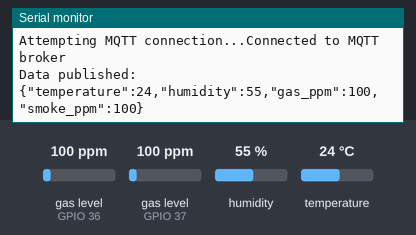
The sketch below on a simulated ESP32. Parts: the last lines printed to the serial monitor. Inputs (shaded band) come from the test bench; at power-on: gas level (sensors on GPIO 36, GPIO 37) 100 ppm, humidity 55 %, temperature 24 °C. WiFi joins after 1.5 s; servers stay silent unless stated; no MQTT or app messages arrive unless stated.

Above: at 3.2 s.
3.3 s: gas level (sensor on GPIO 36) set to 20 ppm
At 7.5 s:
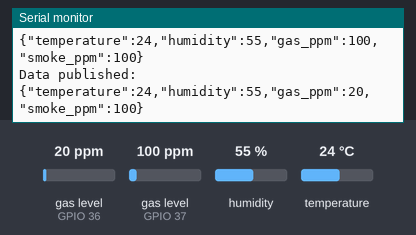
8.9 s: gas level (sensor on GPIO 37) set to 20 ppm
At 12.8 s:
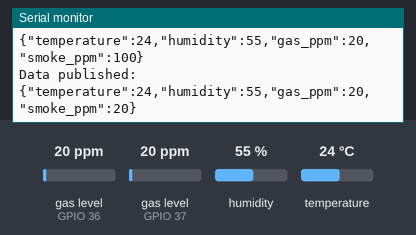
14.5 s: humidity set to 22 %
At 18.1 s:
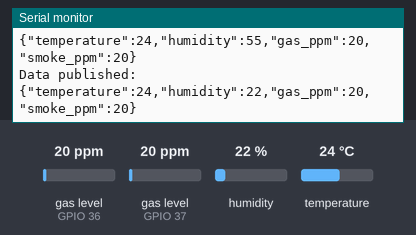
20.1 s: temperature set to 12 °C
At 23.4 s:
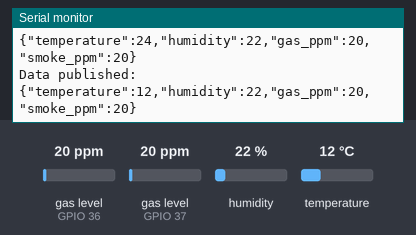
25.7 s: gas level (sensor on GPIO 36) set to 250 ppm
At 27.5 s:
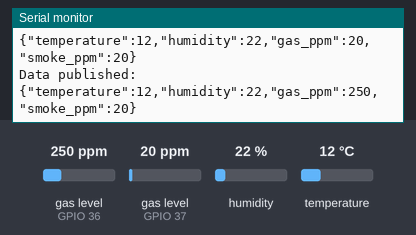
31.3 s: gas level (sensor on GPIO 37) set to 250 ppm
At 32.8 s:
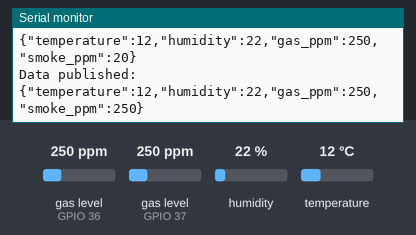
Timing chart, 0 to 34.3 s (numbered marks = the images above; inputs shaded):
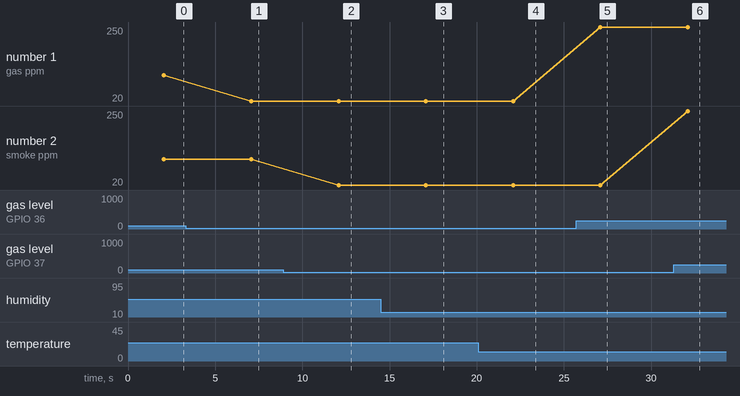

Measured:
- after the input at 3.3 s, the serial monitor: prints a new line after 3.8 s (image 1)
- after the input at 8.9 s, the serial monitor: prints a new line after 3.2 s (image 2)
- after the input at 14.5 s, the serial monitor: prints a new line after 2.6 s (image 3)
- after the input at 20.1 s, the serial monitor: prints a new line after 2.0 s (image 4)
- after the input at 25.7 s, the serial monitor: prints a new line after 1.4 s (image 5)
- after the input at 31.3 s, the serial monitor: prints a new line after 0.81 s (image 6)
- plotted number 1: 100 → 20 after the input at 3.3 s, 20 → 250 after the input at 25.7 s

The sketch:

sketch.ino
```cpp
#include <WiFi.h>
#include <PubSubClient.h>
#include <DHT.h>
#include <MQUnifiedsensor.h>
#include <ArduinoJson.h>

// Wi-Fi конфігурація
const char* ssid = "Wokwi-GUEST";
const char* password = "";

// MQTT конфігурація
const char* mqtt_server = "broker.hivemq.com";
const int mqtt_port = 8883;
const char* mqtt_topic = "iot/data";

// Налаштування сенсорів
#define DHTPIN 23        // Пін для DHT22
#define DHTTYPE DHT22    // Тип сенсора DHT
DHT dht(DHTPIN, DHTTYPE);

#define MQ2PIN A0        // Пін для MQ-2
#define MQ135PIN A1      // Пін для MQ-135
#define Board "ESP32"
#define Voltage_Resolution 3.3
#define ADC_Bit_Resolution 12

MQUnifiedsensor mq2(Board, Voltage_Resolution, ADC_Bit_Resolution, MQ2PIN, "MQ-2");
MQUnifiedsensor mq135(Board, Voltage_Resolution, ADC_Bit_Resolution, MQ135PIN, "MQ-135");

WiFiClient espClient;
PubSubClient client(espClient);

void setup() {
  Serial.begin(115200);

  // Ініціалізація Wi-Fi
  WiFi.begin(ssid, password);
  while (WiFi.status() != WL_CONNECTED) {
    Serial.println("Connecting to WiFi...");
    delay(1000);
  }
  Serial.println("Connected to WiFi");

  // Ініціалізація MQTT
  client.setServer(mqtt_server, mqtt_port);

  // Ініціалізація сенсорів
  dht.begin();
  mq2.setRegressionMethod(1);    // Лінійна регресія для CO
  mq2.init();
  mq135.setRegressionMethod(1); // Лінійна регресія для диму
  mq135.init();

  Serial.println("System initialized");
}

void loop() {

  if (!client.connected()) {
    reconnect();
  }
  client.loop();

  float temperature = dht.readTemperature();
  float humidity = dht.readHumidity();

  mq2.update();
  float gasValue = mq2.readSensor();

  mq135.update();
  float smokeValue = mq135.readSensor();

  // Обробка даних
  if (isnan(temperature) || isnan(humidity) || isnan(gasValue) || isnan(smokeValue)) {
    Serial.println("Failed to read data from sensors");
    return;
  }

  // Формування JSON
  StaticJsonDocument<256> jsonDoc;
  jsonDoc["temperature"] = temperature;
  jsonDoc["humidity"] = humidity;
  jsonDoc["gas_ppm"] = gasValue;
  jsonDoc["smoke_ppm"] = smokeValue;

  char jsonBuffer[256];
  serializeJson(jsonDoc, jsonBuffer);

  // Відправлення даних до MQTT
  if (client.publish(mqtt_topic, jsonBuffer)) {
    Serial.println("Data published:");
    Serial.println(jsonBuffer);
  } else {
    Serial.println("Failed to publish data");
  }

  delay(5000);
}

void reconnect() {
  // Спроба підключення до MQTT
  while (!client.connected()) {
    Serial.print("Attempting MQTT connection...");
    if (client.connect("ESP32Client")) {
      Serial.println("Connected to MQTT broker");
    } else {
      Serial.print("Failed, rc=");
      Serial.println(client.state());
      delay(5000);
    }
  }
}
```
